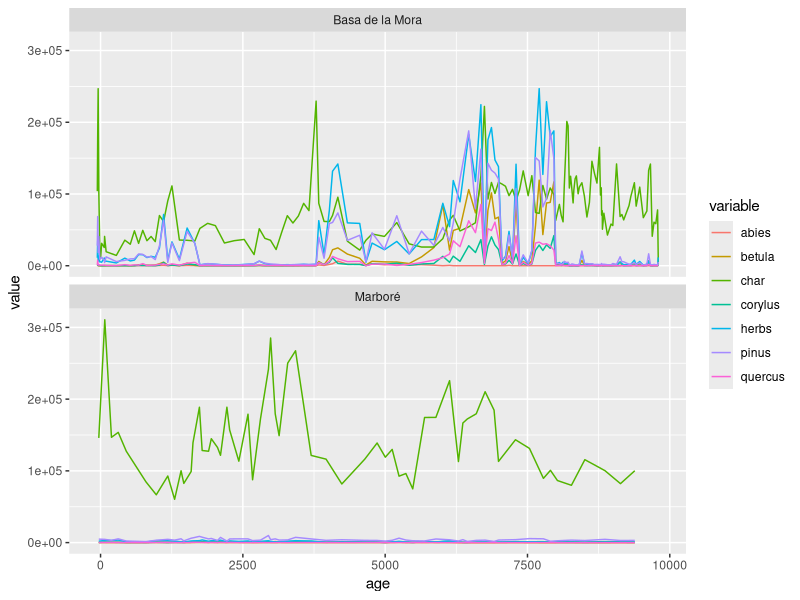
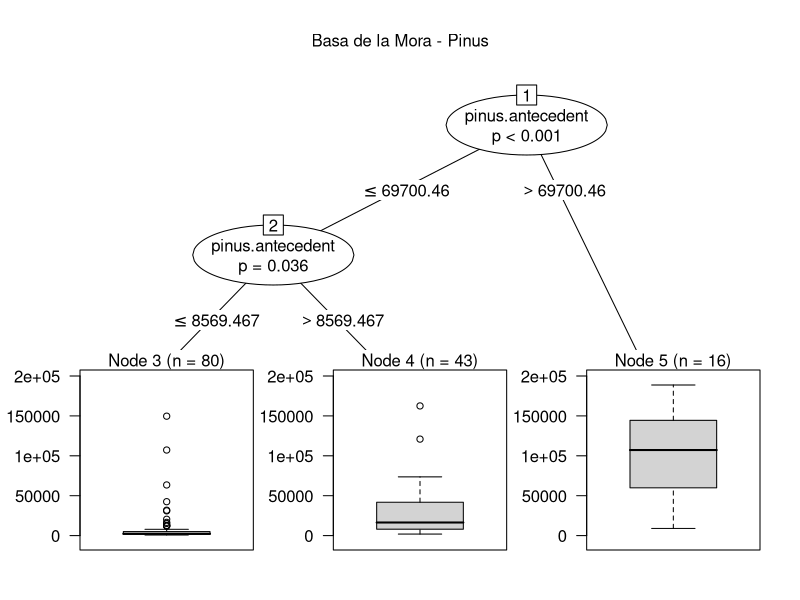
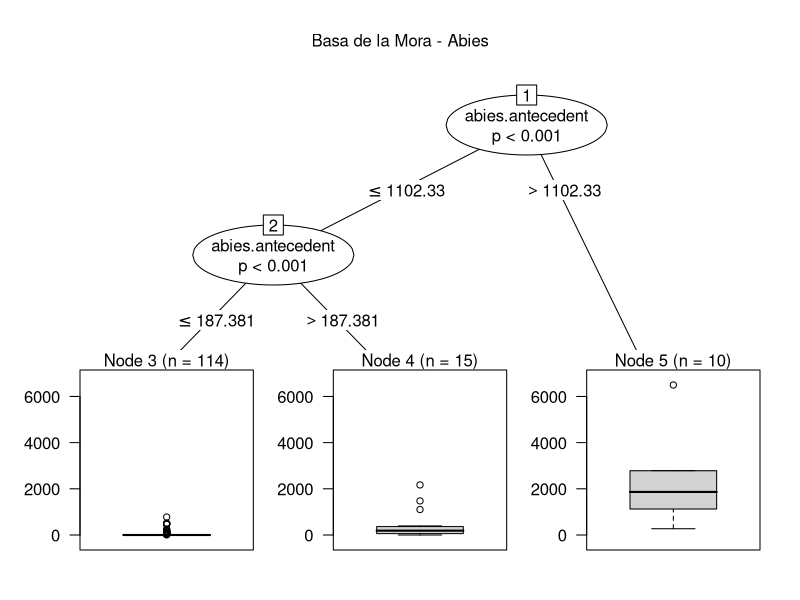
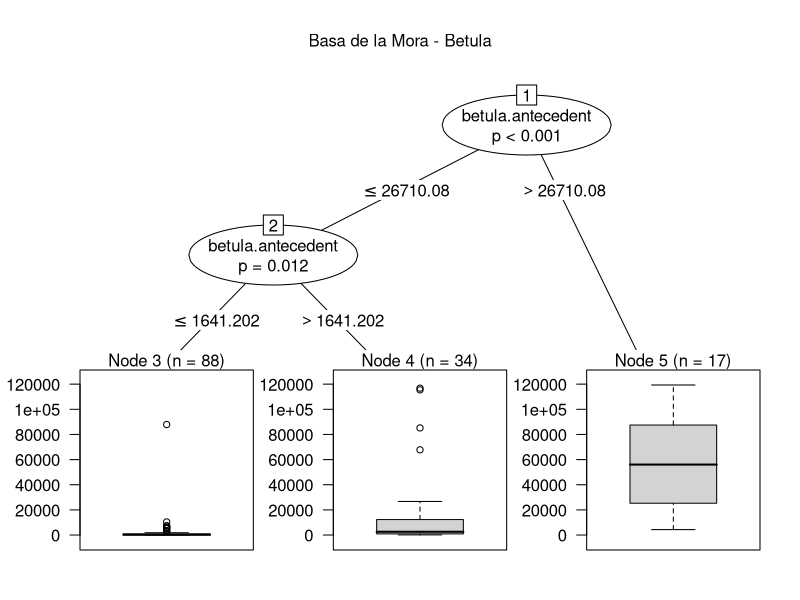
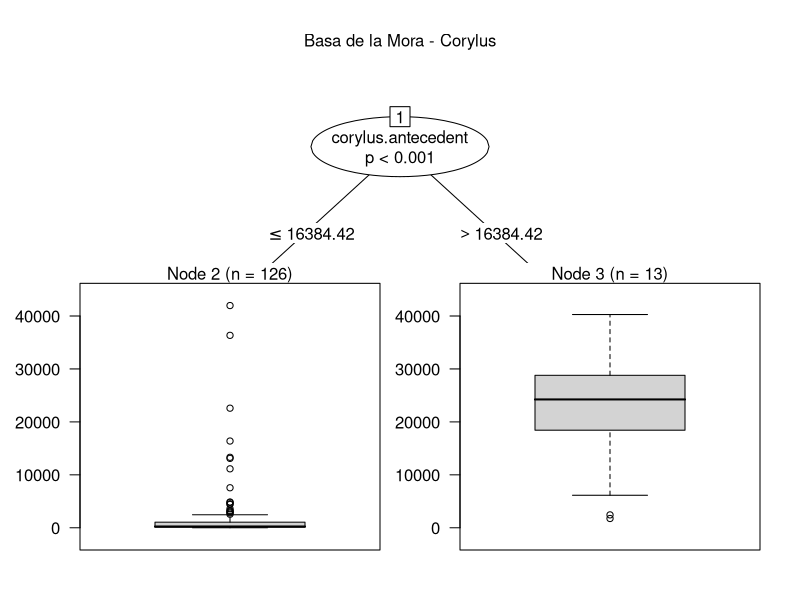
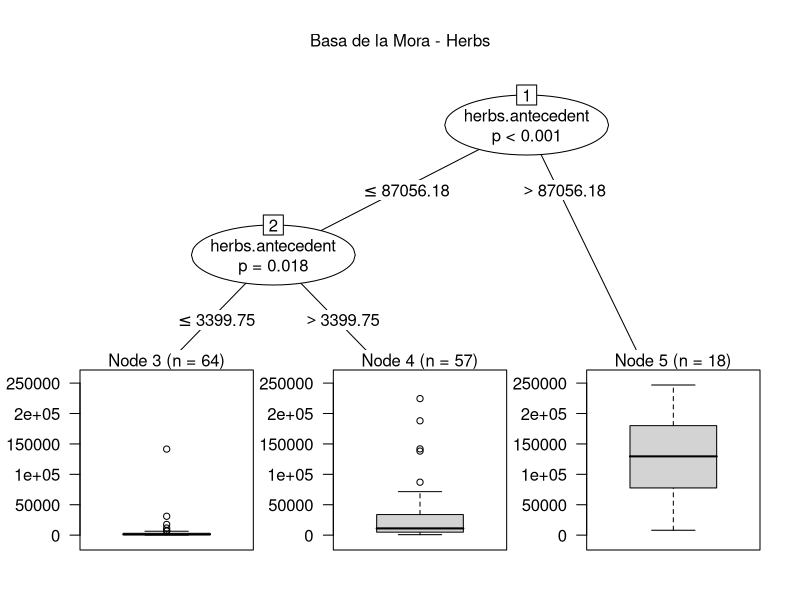
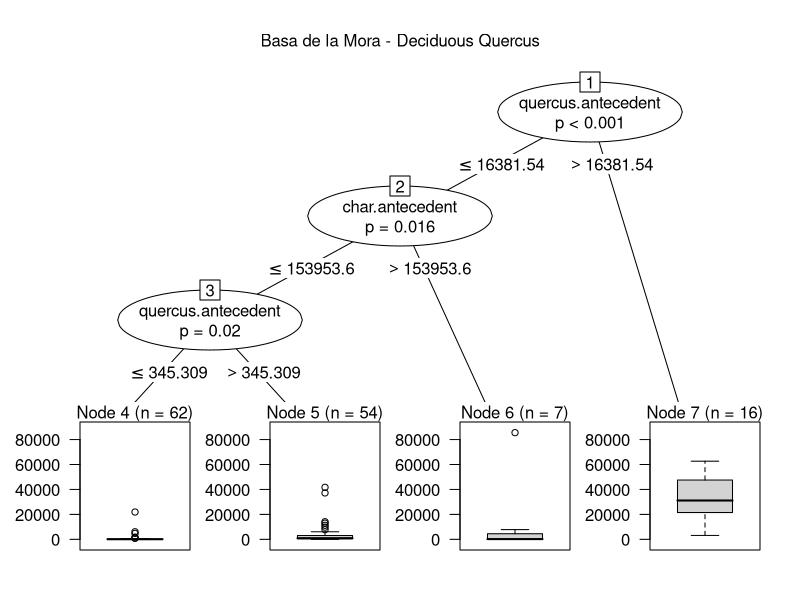
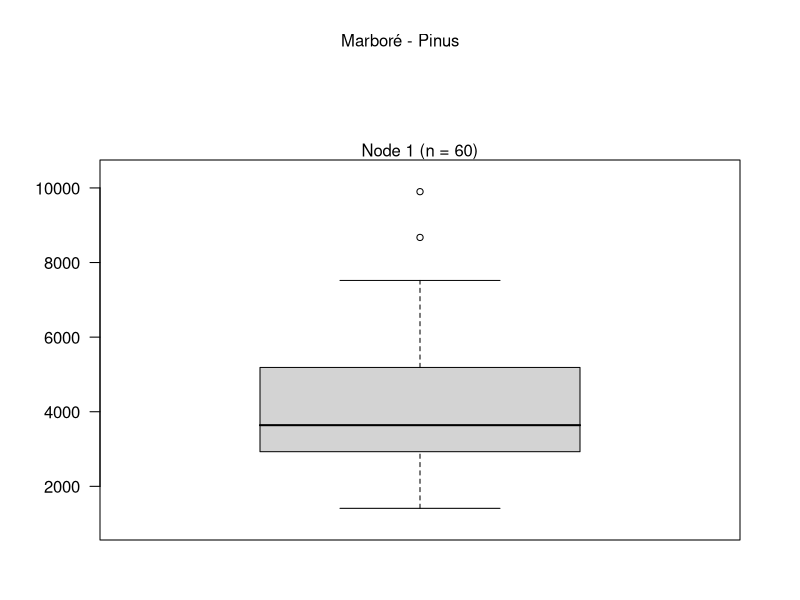

Generate these figures, in order, with R: (Note: this script raises an error after producing the figures.)
#LOADING LIBRARIES
#################
library(partykit) #conditional inference trees
library(ggplot2)
library(tidyr)


#TIDYING UP DATA
#################
#importing data
basa <- read.table("data/basa_char_par.csv", header=TRUE, sep=",", stringsAsFactors = FALSE)
marbore <- read.table("data/marbore_char_par.csv", header=TRUE, sep=",", stringsAsFactors = FALSE)

#target columns
target.basa <- c("cal.BP", "CHAR", "Pinus", "Abies", "Betula", "Corylus", "herb", "Dec_Querc")
target.marbore <- c("cal.BP", "CHAR", "Pinus", "Abies", "Betula", "Corylus", "herb", "Dec_Querc")

#checking match between target and actual columns
if(sum(target.basa %in% colnames(basa)) != length(target.basa)){message("some target columns are missing in basa")}
if(sum(target.marbore %in% colnames(marbore)) != length(target.marbore)){message("some target columns are missing in marbore")}

#subsetting data
basa <- basa[, target.basa]
marbore <- marbore[, target.marbore]

#new names
colnames(basa) <- c("age", "char", "pinus", "abies", "betula", "corylus", "herbs", "quercus")
colnames(marbore) <- c("age", "char", "pinus", "abies", "betula", "corylus", "herbs", "quercus")

#plot df
basa.plot <- basa
basa.plot$site <- "Basa de la Mora"
marbore.plot <- marbore
marbore.plot$site <- "Marboré"
plot.df <- rbind(basa.plot, marbore.plot)
rm(basa.plot, marbore.plot)
plot.df <- tidyr::gather(plot.df, variable, value, 2:8)
  ggplot(data = plot.df, aes(x = age, y = value, group=variable, color=variable)) +
  geom_line() +
  facet_wrap("site", ncol = 1)


#ADDING LAG (each sample is aligned with the previous one)
##########################################################

#remove first case of data
basa.lagged <- basa[-1, ]
marbore.lagged <- marbore[-1, ]

#remove last case of data
basa <- basa[-nrow(basa), ]
marbore <- marbore[-nrow(marbore), ]

#new names the lagged data using "antecedent" as suffix
colnames(basa.lagged) <- c("age.antecedent", "char.antecedent", "pinus.antecedent", "abies.antecedent", "betula.antecedent", "corylus.antecedent", "herbs.antecedent", "quercus.antecedent")
colnames(marbore.lagged) <- c("age.antecedent", "char.antecedent", "pinus.antecedent", "abies.antecedent", "betula.antecedent", "corylus.antecedent", "herbs.antecedent")

#merging the data
basa <- cbind(basa, basa.lagged)
marbore <- cbind(marbore, marbore.lagged)

#computing age difference
basa$age.difference <- abs(basa$age - basa$age.antecedent)
marbore$age.difference <- abs(marbore$age - marbore$age.antecedent)

#into list
sites <- list()
sites$basa <- basa
sites$marbore <- marbore

#removing temporary datasets
rm(basa.lagged, marbore.lagged, basa, marbore)


#RECURSIVE PARTITION MODELING
###############################

#modeling formulas
###############################
formulas <- list()
formulas$pinus <- as.formula(paste("pinus ~ pinus.antecedent + char + char.antecedent"))
formulas$abies <- as.formula(paste("abies ~ abies.antecedent + char + char.antecedent"))
formulas$betula <- as.formula(paste("betula ~ betula.antecedent + char + char.antecedent"))
formulas$corylus <- as.formula(paste("corylus ~ corylus.antecedent + char + char.antecedent"))
formulas$herbs <- as.formula(paste("herbs ~ herbs.antecedent + char + char.antecedent"))
formulas$quercus <- as.formula(paste("quercus ~ quercus.antecedent + char + char.antecedent"))

#fitting models for site "basa"
###############################
models <- list()
models$basa.pinus <- ctree(formulas$pinus, data=sites$basa)
models$basa.abies <- ctree(formulas$abies, data=sites$basa)
models$basa.betula <- ctree(formulas$betula, data=sites$basa)
models$basa.corylus <- ctree(formulas$corylus, data=sites$basa)
models$basa.herbs <- ctree(formulas$herbs, data=sites$basa)
models$basa.quercus <- ctree(formulas$quercus, data=sites$basa)

#fitting models for site "marbore"
###############################
models$marbore.pinus <- ctree(formulas$pinus, data=sites$marbore)
models$marbore.abies <- ctree(formulas$abies, data=sites$marbore)
models$marbore.betula <- ctree(formulas$betula, data=sites$marbore)
models$marbore.corylus <- ctree(formulas$corylus, data=sites$marbore)
models$marbore.herbs <- ctree(formulas$herbs, data=sites$marbore)


#PLOTTING MODELS
################################
#name substitutions
site.names <- c("Basa de la Mora", "Marboré")
names(site.names) <- c("basa", "marbore")

taxon.names <- c("Pinus", "Abies", "Corylus", "Betula", "Herbs", "Deciduous Quercus")
names(taxon.names) <- c("pinus", "abies", "corylus", "betula", "herbs", "quercus")

#opening pdf and iterating through models
pdf(file = "output/ctree_marbore_basa.pdf", width=12, height=9, pointsize=15)
for(i in 1:length(models)){

  #model and site name name
  site.taxon <- unlist(strsplit(x=names(models)[i], split=".", fixed = TRUE))
  site <- site.taxon[1]
  taxon <- site.taxon[2]

  #substitution of plain names
  site.name <- site.names[names(site.names)==site]
  taxon.name <- taxon.names[names(taxon.names)==taxon]

  #plot
  plot(models[[i]], main=paste(site.name, taxon.name, sep=" - "))

}
dev.off()


#SAVING OUTPUT
####################################
save(formulas, models, sites, file = "output/output_marbore_basa.RData")
